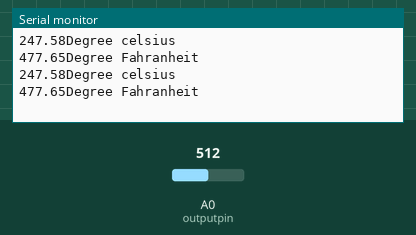
Recording of a sketch running on a simulated Arduino Uno, built with avr-gcc and run on an emulated ATmega328P. Shown: the last lines printed to the serial monitor. Inputs (shaded band) come from the test bench; at power-on: A0 (outputpin) = 512.

Above: at 1.8 s.
1.9 s: A0 (outputpin) set to 716
At 2.8 s:
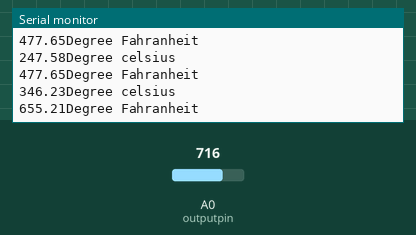
3.4 s: A0 (outputpin) set to 900
At 4.5 s:
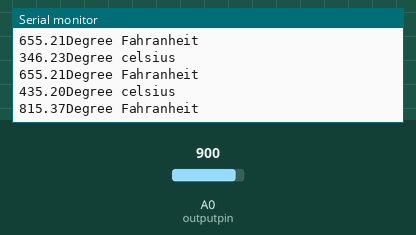
Timing chart, 0 to 6.4 s (numbered marks = the images above; inputs shaded):
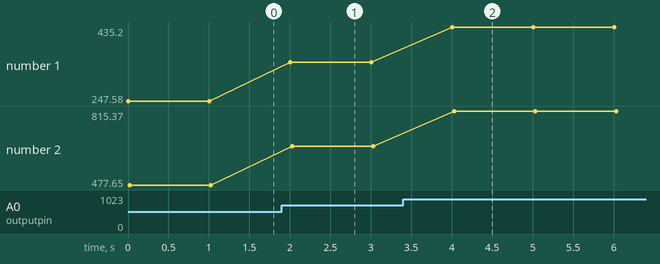

The sketch:

temperature.ino
```cpp
int outputpin=0;


void setup(){
  Serial.begin(9600);
}

void loop() {
  // put your main code here, to run repeatedly:
int rawvoltage=analogRead(outputpin);
  float millivolts=(rawvoltage/1034.0)*5000;
  float celsius= millivolts/10;
  Serial.print(celsius);
  Serial.println("Degree celsius");
  Serial.print((celsius*9)/5+32);
  Serial.println("Degree Fahranheit");
  delay(1000);
}
```

Measured:
- after the input at 1.9 s, the serial monitor: prints a new line after 0.10 s (image 1)
- after the input at 3.4 s, the serial monitor: prints a new line after 0.61 s (image 2)
- plotted number 1: 247.58 → 346.23 after the input at 1.9 s, 346.23 → 435.2 after the input at 3.4 s
- plotted number 2: 477.65 → 655.21 after the input at 1.9 s, 655.21 → 815.37 after the input at 3.4 s
